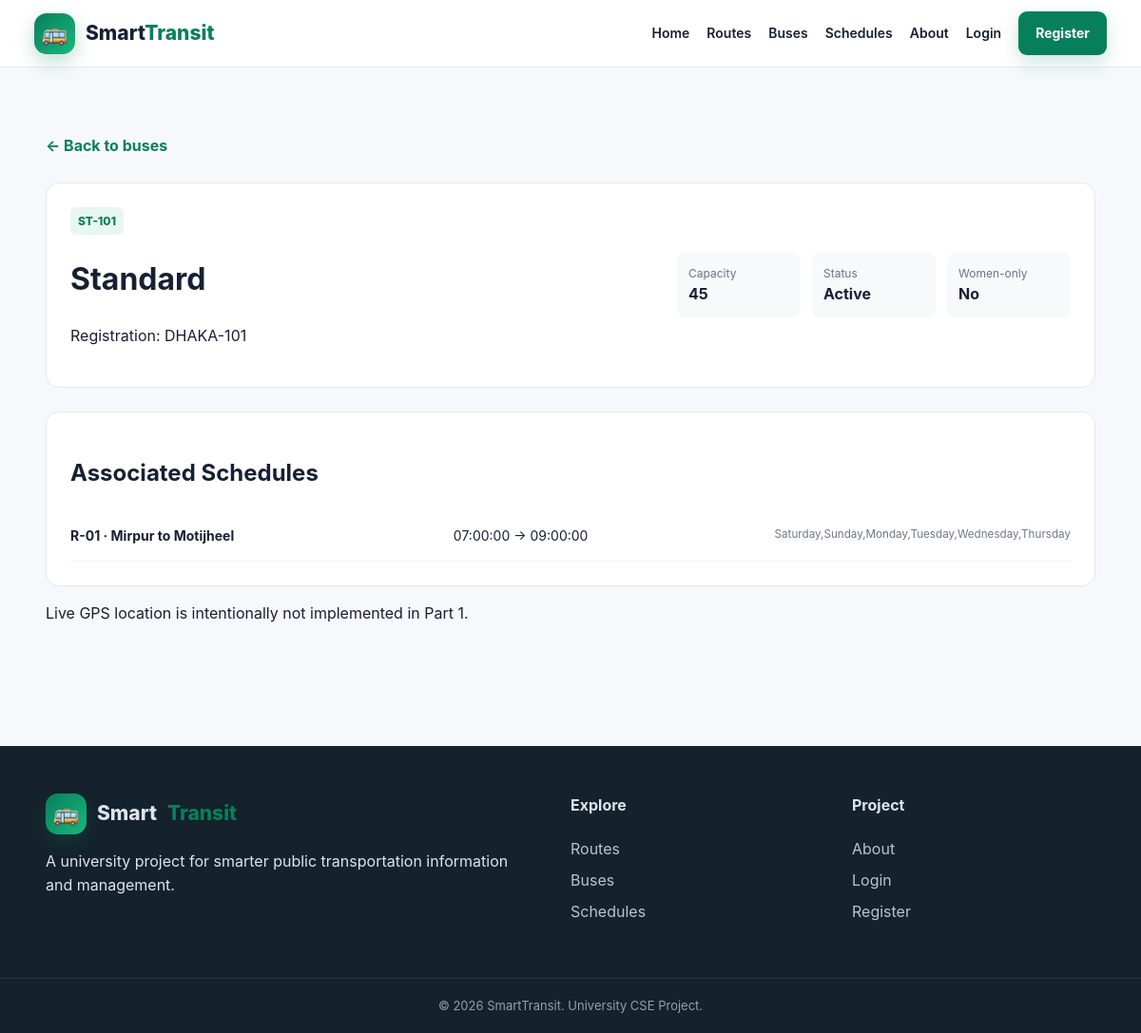
The app's page /passenger/bus-details.php?id=1 with its own data.
### tables this page shows
CREATE TABLE IF NOT EXISTS buses (
    id INT UNSIGNED AUTO_INCREMENT PRIMARY KEY,
    bus_number VARCHAR(30) NOT NULL UNIQUE,
    registration_number VARCHAR(50) NOT NULL UNIQUE,
    bus_type VARCHAR(50) NOT NULL,
    capacity INT NOT NULL,
    women_only TINYINT(1) NOT NULL DEFAULT 0,
    status ENUM('active','inactive','maintenance') NOT NULL DEFAULT 'active',
    created_at TIMESTAMP DEFAULT CURRENT_TIMESTAMP
);

CREATE TABLE IF NOT EXISTS schedules (
    id INT UNSIGNED AUTO_INCREMENT PRIMARY KEY,
    route_id INT UNSIGNED NOT NULL,
    bus_id INT UNSIGNED NOT NULL,
    departure_time TIME NOT NULL,
    arrival_time TIME NOT NULL,
    operating_days VARCHAR(120) NOT NULL,
    status ENUM('active','inactive') NOT NULL DEFAULT 'active',
    FOREIGN KEY (route_id) REFERENCES routes(id) ON DELETE CASCADE,
    FOREIGN KEY (bus_id) REFERENCES buses(id) ON DELETE CASCADE
);

CREATE TABLE IF NOT EXISTS routes (
    id INT UNSIGNED AUTO_INCREMENT PRIMARY KEY,
    route_name VARCHAR(120) NOT NULL,
    route_code VARCHAR(30) NOT NULL UNIQUE,
    starting_point VARCHAR(100) NOT NULL,
    ending_point VARCHAR(100) NOT NULL,
    description TEXT,
    status ENUM('active','inactive') NOT NULL DEFAULT 'active',
    created_at TIMESTAMP DEFAULT CURRENT_TIMESTAMP
);

### includes/functions.php (called while the page is built, shortened)
<?php
function e(?string $value): string {
    return htmlspecialchars($value ?? '', ENT_QUOTES, 'UTF-8');
}
?>

### passenger/bus-details.php (the view, shortened to what this page needs)
<?php
require_once __DIR__ . '/../config/database.php';
require_once __DIR__ . '/../includes/functions.php';
$id=(int)($_GET['id']??0);
$stmt=$pdo->prepare("SELECT * FROM buses WHERE id=?"); $stmt->execute([$id]); $bus=$stmt->fetch();
$stmt=$pdo->prepare("SELECT s.*,r.route_name,r.route_code FROM schedules s JOIN routes r ON r.id=s.route_id WHERE s.bus_id=? ORDER BY s.departure_time");
$stmt->execute([$id]); $schedules=$stmt->fetchAll();
$pageTitle='Bus Details'; require __DIR__ . '/../includes/header.php';
?>
<main class="section"><div class="container">
<a class="back-link" href="buses.php">← Back to buses</a>
<div class="bus-detail panel"><div><span class="route-code"><?= e($bus['bus_number']) ?></span><h1><?= e($bus['bus_type']) ?></h1><p>Registration: <?= e($bus['registration_number']) ?></p></div><div class="detail-list"><div><span>Capacity</span><b><?= (int)$bus['capacity'] ?></b></div><div><span>Status</span><b><?= e(ucfirst($bus['status'])) ?></b></div><div><span>Women-only</span><b><?= $bus['women_only']?'Yes':'No' ?></b></div></div></div>
<section class="panel"><h2>Associated Schedules</h2>
<?php foreach($schedules as $s): ?><div class="schedule-row"><strong><?= e($s['route_code']) ?> · <?= e($s['route_name']) ?></strong><span><?= e($s['departure_time']) ?> → <?= e($s['arrival_time']) ?></span><small><?= e($s['operating_days']) ?></small></div><?php endforeach; ?>
</section>
<p class="muted">Live GPS location is intentionally not implemented in Part 1.</p>
</div></main>
<?php require __DIR__ . '/../includes/footer.php'; ?>

### assets/css/style.css (style rules this page uses)
* { box-sizing:border-box }
html { scroll-behavior:smooth }
body { margin:0;font-family:Inter,Segoe UI,Arial,sans-serif;background:#f6f8fb;color:#172033;line-height:1.6 }
a { color:inherit;text-decoration:none }
.container { width:min(1120px,92%);margin:auto }
.section { padding:70px 0 }
.feature-card,.info-card,.route-card,.bus-card,.panel,.stat-card,.action-card { background:#fff;border:1px solid #e3e8ee;border-radius:14px }
.route-code { display:inline-block;background:#e8f7f1;color:#087f5b;font-size:12px;font-weight:800;padding:5px 8px;border-radius:6px }
.panel { padding:25px }
.schedule-row { display:grid;grid-template-columns:1.2fr 1fr .8fr;gap:12px;padding:15px 0;border-bottom:1px solid #edf0f3;font-size:14px }
.schedule-row small { color:#6d7888 }
.back-link { color:#087f5b;font-weight:700 }
.bus-detail { display:flex;justify-content:space-between;align-items:center;margin:25px 0 }
.detail-list { display:grid;grid-template-columns:repeat(3,130px);gap:12px }
.detail-list div,.profile div { padding:12px;background:#f7f9fb;border-radius:8px }
.detail-list span,.profile span { display:block;color:#687486;font-size:12px }

### records on screen
buses: bus_number "ST-101", bus_type "Standard", registration_number "DHAKA-101", capacity "45", status "Active"
schedules: route.route_code "R-01", route.route_name "Mirpur to Motijheel", departure_time "07:00:00", arrival_time "09:00:00", operating_days "Saturday,Sunday,Monday,Tuesday,Wednesday,Thursday"
